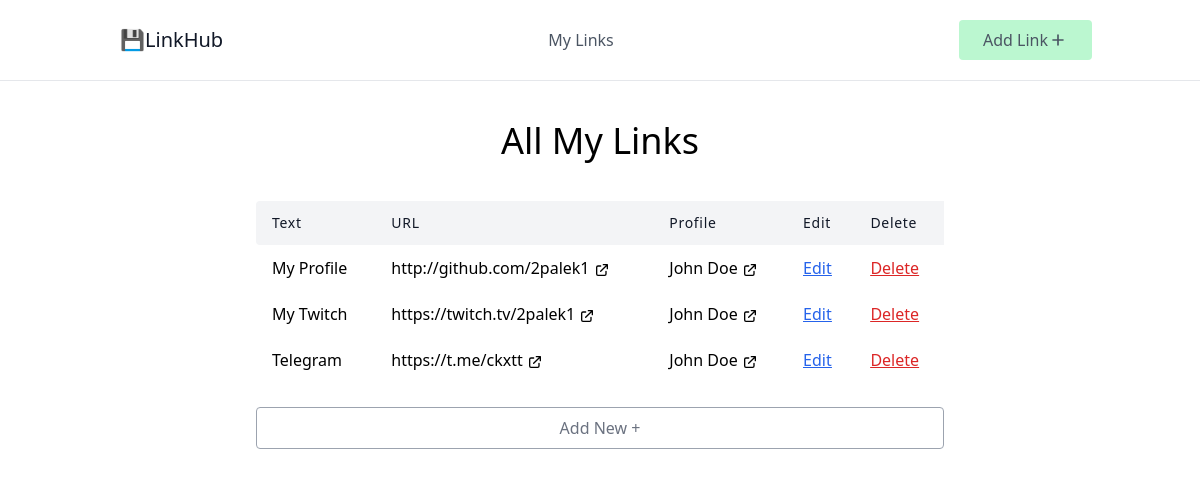
Before: / with the older database file.
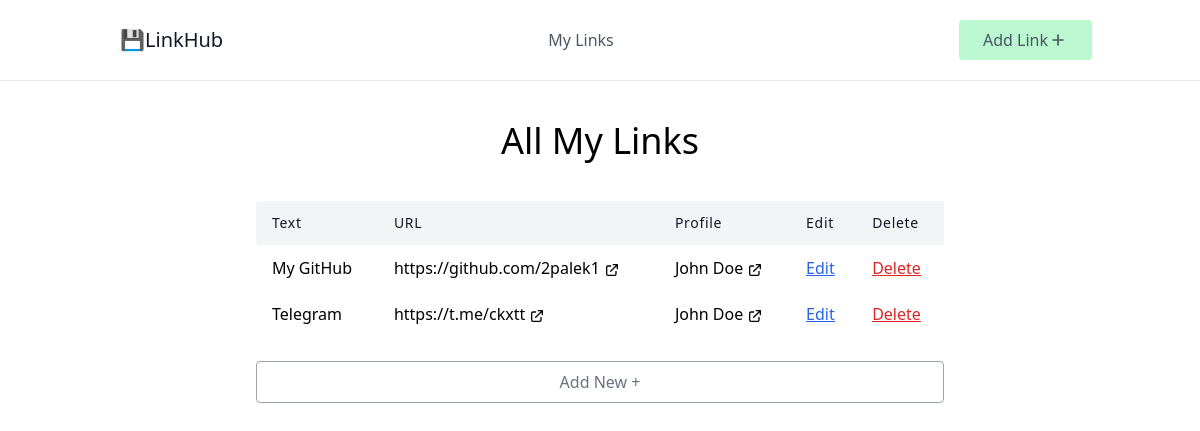
After: the same page with the newer database file.
### link_plant/models.py (models this page shows, shortened)
class Link(models.Model):
    text = models.CharField(max_length=100)
    url = models.URLField()
    profile = models.ForeignKey(Profile, on_delete=models.CASCADE, related_name="links")

class Profile(models.Model):
    BG_CHOICES = (
        ('blue', 'Blue'),
        ('green', 'Green'),
        ('pink', 'Pink')
    )
    name = models.CharField(max_length=100)
    slug = models.SlugField(max_length=100)
    bg_color = models.CharField(max_length=50, choices=BG_CHOICES)

### link_plant/views.py (the view)
# urls.py: path('', LinkListView.as_view(), name='link-list'),
class LinkListView(ListView):
    model = Link

### link_plant/templates/link_plant/link_list.html
{% extends 'link_plant/_base.html' %}
{% block content %}
<h1 class="text-4xl text-center mb-10">All My Links</h1>
<div class="w-full mx-auto overflow-auto">
    <table class="table-auto w-full text-left whitespace-no-wrap">
        <thead>
            <tr>
                <th class="px-4 py-3 title-font tracking-wider font-medium text-gray-900 text-sm bg-gray-100 rounded-tl rounded-bl">Text</th>
                <th class="px-4 py-3 title-font tracking-wider font-medium text-gray-900 text-sm bg-gray-100">URL</th>
                <th class="px-4 py-3 title-font tracking-wider font-medium text-gray-900 text-sm bg-gray-100">Profile</th>
                <th class="px-4 py-3 title-font tracking-wider font-medium text-gray-900 text-sm bg-gray-100">Edit</th>
                <th class="px-4 py-3 title-font tracking-wider font-medium text-gray-900 text-sm bg-gray-100">Delete</th>
            </tr>
        </thead>
        <tbody>
            {% for link in object_list %}
            <tr>
                <td class="px-4 py-3">{{link.text}}</td>
                <td class="px-4 py-3">
                    <a href="{{link.url}}" target="_blank">
                        {{link.url}}
                        <svg xmlns="http://www.w3.org/2000/svg" class="h-4 w-4 inline" fill="none" viewBox="0 0 24 24" stroke="currentColor" stroke-width="2">
                        <path stroke-linecap="round" stroke-linejoin="round" d="M10 6H6a2 2 0 00-2 2v10a2 2 0 002 2h10a2 2 0 002-2v-4M14 4h6m0 0v6m0-6L10 14" />
                        </svg>
                    </a>
                </td>
                <td class="px-4 py-3">
                    <a href="" target="_blank">
                        {{link.profile.name}}
                        <svg xmlns="http://www.w3.org/2000/svg" class="h-4 w-4 inline" fill="none" viewBox="0 0 24 24" stroke="currentColor" stroke-width="2">
                        <path stroke-linecap="round" stroke-linejoin="round" d="M10 6H6a2 2 0 00-2 2v10a2 2 0 002 2h10a2 2 0 002-2v-4M14 4h6m0 0v6m0-6L10 14" />
                        </svg>
                    </a>
                </td>
                <td class="px-4 py-3 underline text-blue-600"><a href="{% url 'link-update' link.id %}">Edit</a></td>
                <td class="px-4 py-3 underline text-red-600"><a href="{% url 'link-delete' link.id %}">Delete</a></td>
            </tr>
        {% endfor %}
      </tbody>
    </table>
    <a href="{% url 'link-create' %}">
        <p class="mt-6 py-2 w-full border rounded border-gray-400 text-center text-gray-500 hover:cursor-pointer hover:bg-gray-100 hover:border-gray-500">
            Add New +
        </p>
    </a>
  </div>
{% endblock content %}

### link_plant/templates/link_plant/_base.html (shortened to what this page needs)
<html>
    <head>
        <script src="https://cdn.tailwindcss.com"></script>
    </head>
    <body>
        <header class="text-gray-600 body-font border-b">
            <div class="container mx-auto flex flex-wrap p-5 flex-col md:flex-row items-center">
              <a href="{% url 'link-list' %}" class="flex title-font font-medium items-center text-gray-900 mb-4 md:mb-0">
                <span class="ml-3 text-xl">💾LinkHub</span>
              </a>
              <nav class="md:ml-auto md:mr-auto flex flex-wrap items-center text-base justify-center">
                <a href="{% url 'link-list' %}" class="mr-5 hover:text-gray-900">My Links</a>
              </nav>
              <a href="{% url 'link-create' %}">
                <button class="inline-flex items-center bg-green-200 border-0 py-2 px-6 focus:outline-none hover:bg-green-300 rounded text-base mt-4 md:mt-0">Add Link
                    <svg xmlns="http://www.w3.org/2000/svg" class="h-5 w-5" fill="none" viewBox="0 0 24 24" stroke="currentColor" stroke-width="2">
                        <path stroke-linecap="round" stroke-linejoin="round" d="M12 6v6m0 0v6m0-6h6m-6 0H6" />
                    </svg>
                </button>
            </a>
            </div>
          </header>
          <div class="container mx-auto">
            <div class="sm:w-3/4 mx-auto sm:p-10">
                {% block content %}
                {% endblock content %}
            </div>
            </div>
    </body>
</html>

Changed rows visible on the page:
removed Link: text "My Twitch", url "https://twitch.tv/2palek1", profile.name "John Doe"
changed Link: text "My Profile" → "My GitHub"; url "http://github.com/2palek1" → "https://github.com/2palek1"
